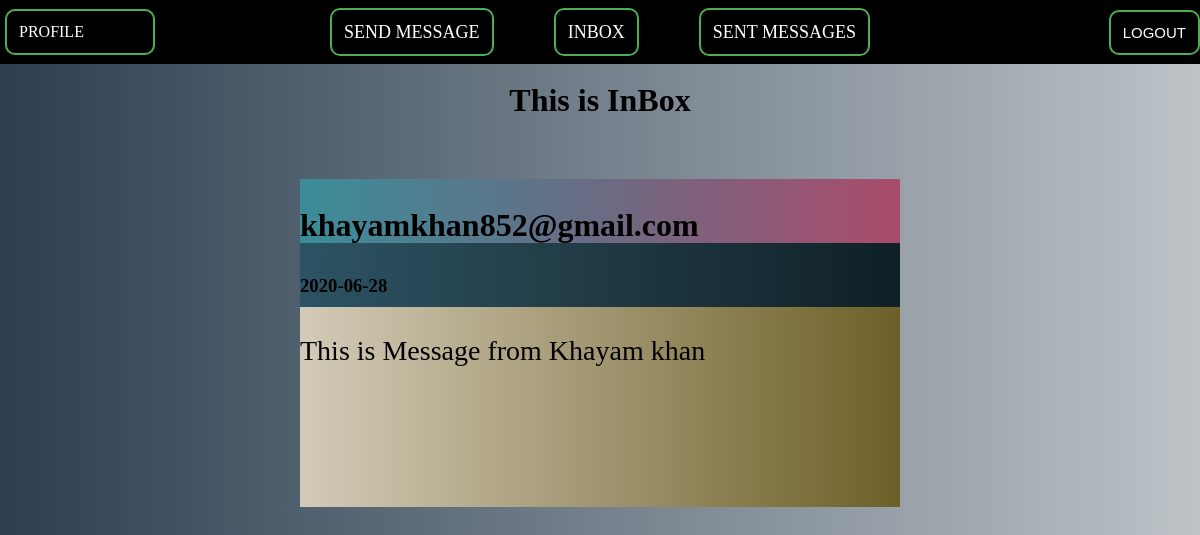
The app's page /inbox.php (signed in) with its own data.
### tables this page shows
CREATE TABLE IF NOT EXISTS `messages_table` (
  `id` int(11) NOT NULL AUTO_INCREMENT,
  `To_Email` tinytext NOT NULL,
  `From_Email` tinytext NOT NULL,
  `Actual_Text_Message` text NOT NULL,
  `Time_of_Message` varchar(11) NOT NULL,
  PRIMARY KEY (`id`)
);

### inbox.php (the view, shortened to what this page needs)
<!DOCTYPE html>
<html lang="en">
<head>
    <link rel="stylesheet" href="./css/inbox.css">
</head>
<body>
    <?php
    require "./includes/Database_Connection.php";
    require "./After_Login_NavBar.php";
    echo '<center><br><h1>This is InBox</center></h1>';
    $User_Email = $_SESSION['userEmail'];
    $sql = "SELECT * FROM messages_table where TO_EMAIL = '$User_Email'";
    $result = mysqli_query($conn, $sql);
    while($result_Check = mysqli_fetch_array($result)){
        echo '
        <div class="sender_Container">
            <h3>'.
                $result_Check['From_Email']
            .'</h3>
        </div>';
        echo '
        <div class="time">
            <h3>'.
                $result_Check['Time_of_Message']
            .'</h3>
        </div>';
    echo '
        <div class="message">
            <p>'.
                $result_Check['Actual_Text_Message'].
            '</p>
        </div>';
    }
    ?>
</body>
</html>

### css/inbox.css (style rules this page uses)
body { background: #bdc3c7; background: -webkit-linear-gradient(to right, #2c3e50, #bdc3c7); background: linear-gradient(to right, #2c3e50, #bdc3c7); }
.sender_Container, .time, .message { width: 50%; margin: auto; }
.sender_Container { background: #aa4b6b; background: -webkit-linear-gradient(to right, #3b8d99, #6b6b83, #aa4b6b); background: linear-gradient(to right, #3b8d99, #6b6b83, #aa4b6b); height: 8vh; margin-top: 60px; }
.sender_Container h3 { height: 8vh; padding-top: 3.5vh; font-size: 4vh; }
.time { background: #0F2027; background: -webkit-linear-gradient(to right, #2C5364, #203A43, #0F2027); background: linear-gradient(to right, #2C5364, #203A43, #0F2027); height: 8vh; }
.time h3 { padding-top: 4vh; }
.message { height: 25vh; background: #6D6027; background: -webkit-linear-gradient(to right, #D3CBB8, #6D6027); background: linear-gradient(to right, #D3CBB8, #6D6027); }
.message p { font-size: 3.5vh; padding-top: 3.5vh; }

### css/After_Login_NavBar_css.css (style rules this page uses)
* { padding: 0; margin: 0; box-sizing: border-box; }

### records on screen
messages_table: From_Email "khayamkhan852@gmail.com", Time_of_Message "2020-06-28", Actual_Text_Message "This is Message from Khayam khan"
